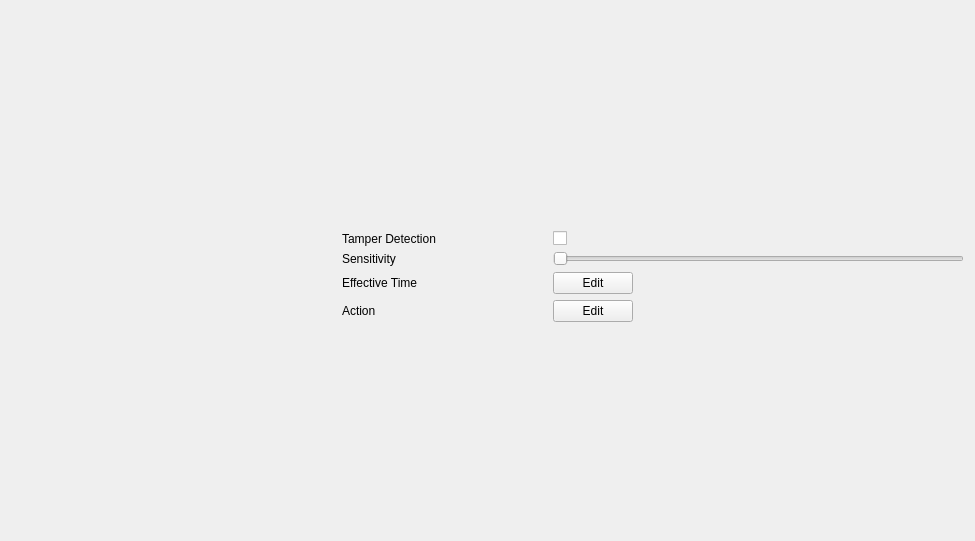
<?xml version="1.0" encoding="UTF-8"?>
<ui version="4.0">
 <class>TamperDetection</class>
 <widget class="QWidget" name="TamperDetection">
  <property name="geometry">
   <rect>
    <x>0</x>
    <y>0</y>
    <width>975</width>
    <height>541</height>
   </rect>
  </property>
  <property name="windowTitle">
   <string>Form</string>
  </property>
  <layout class="QGridLayout" name="gridLayout">
   <property name="spacing">
    <number>20</number>
   </property>
   <item row="0" column="0">
    <widget class="CommonVideo" name="commonVideo" native="true">
     <property name="sizePolicy">
      <sizepolicy hsizetype="Preferred" vsizetype="Preferred">
       <horstretch>1</horstretch>
       <verstretch>0</verstretch>
      </sizepolicy>
     </property>
     <property name="minimumSize">
      <size>
       <width>0</width>
       <height>100</height>
      </size>
     </property>
    </widget>
   </item>
   <item row="0" column="1">
    <widget class="ButtonGroup" name="widget_buttonGroup" native="true">
     <property name="sizePolicy">
      <sizepolicy hsizetype="Expanding" vsizetype="Expanding">
       <horstretch>2</horstretch>
       <verstretch>2</verstretch>
      </sizepolicy>
     </property>
    </widget>
   </item>
   <item row="1" column="1">
    <widget class="QWidget" name="widget_3" native="true">
     <property name="sizePolicy">
      <sizepolicy hsizetype="Expanding" vsizetype="Expanding">
       <horstretch>0</horstretch>
       <verstretch>3</verstretch>
      </sizepolicy>
     </property>
     <layout class="QVBoxLayout" name="verticalLayout">
      <property name="leftMargin">
       <number>0</number>
      </property>
      <property name="topMargin">
       <number>0</number>
      </property>
      <property name="rightMargin">
       <number>0</number>
      </property>
      <property name="bottomMargin">
       <number>0</number>
      </property>
      <item>
       <layout class="QGridLayout" name="gridLayout_2">
        <item row="1" column="0">
         <widget class="QLabel" name="label_sensitivity">
          <property name="text">
           <string>Sensitivity</string>
          </property>
         </widget>
        </item>
        <item row="0" column="1">
         <widget class="QCheckBox" name="checkBoxEnable">
          <property name="sizePolicy">
           <sizepolicy hsizetype="Minimum" vsizetype="Fixed">
            <horstretch>2</horstretch>
            <verstretch>0</verstretch>
           </sizepolicy>
          </property>
          <property name="text">
           <string/>
          </property>
         </widget>
        </item>
        <item row="0" column="0">
         <widget class="QLabel" name="label_tamper">
          <property name="sizePolicy">
           <sizepolicy hsizetype="Preferred" vsizetype="Preferred">
            <horstretch>1</horstretch>
            <verstretch>0</verstretch>
           </sizepolicy>
          </property>
          <property name="text">
           <string>Tamper Detection</string>
          </property>
         </widget>
        </item>
        <item row="2" column="0">
         <widget class="QLabel" name="label_effectiveTime">
          <property name="text">
           <string>Effective Time</string>
          </property>
         </widget>
        </item>
        <item row="3" column="0">
         <widget class="QLabel" name="label_action">
          <property name="text">
           <string>Action</string>
          </property>
         </widget>
        </item>
        <item row="1" column="1">
         <widget class="BaseSlider" name="horizontalSlider_sensitivity">
          <property name="sizePolicy">
           <sizepolicy hsizetype="Expanding" vsizetype="Ignored">
            <horstretch>0</horstretch>
            <verstretch>0</verstretch>
           </sizepolicy>
          </property>
          <property name="orientation">
           <enum>Qt::Horizontal</enum>
          </property>
         </widget>
        </item>
        <item row="2" column="1">
         <widget class="QWidget" name="" native="true">
          <layout class="QHBoxLayout" name="horizontalLayout_3">
           <property name="leftMargin">
            <number>0</number>
           </property>
           <property name="topMargin">
            <number>0</number>
           </property>
           <property name="rightMargin">
            <number>0</number>
           </property>
           <property name="bottomMargin">
            <number>0</number>
           </property>
           <item>
            <widget class="MyPushButton" name="pushButton_editTime">
             <property name="text">
              <string>Edit</string>
             </property>
            </widget>
           </item>
           <item>
            <spacer name="horizontalSpacer_2">
             <property name="orientation">
              <enum>Qt::Horizontal</enum>
             </property>
             <property name="sizeHint" stdset="0">
              <size>
               <width>40</width>
               <height>20</height>
              </size>
             </property>
            </spacer>
           </item>
          </layout>
         </widget>
        </item>
        <item row="3" column="1">
         <widget class="QWidget" name="" native="true">
          <layout class="QHBoxLayout" name="horizontalLayout">
           <property name="leftMargin">
            <number>0</number>
           </property>
           <property name="topMargin">
            <number>0</number>
           </property>
           <property name="rightMargin">
            <number>0</number>
           </property>
           <property name="bottomMargin">
            <number>0</number>
           </property>
           <item>
            <widget class="MyPushButton" name="pushButton_editAction">
             <property name="text">
              <string>Edit</string>
             </property>
            </widget>
           </item>
           <item>
            <spacer name="horizontalSpacer">
             <property name="orientation">
              <enum>Qt::Horizontal</enum>
             </property>
             <property name="sizeHint" stdset="0">
              <size>
               <width>40</width>
               <height>20</height>
              </size>
             </property>
            </spacer>
           </item>
          </layout>
         </widget>
        </item>
       </layout>
      </item>
      <item>
       <spacer name="verticalSpacer_2">
        <property name="orientation">
         <enum>Qt::Vertical</enum>
        </property>
        <property name="sizeHint" stdset="0">
         <size>
          <width>20</width>
          <height>128</height>
         </size>
        </property>
       </spacer>
      </item>
     </layout>
    </widget>
   </item>
  </layout>
  <zorder>widget_3</zorder>
  <zorder>commonVideo</zorder>
  <zorder>widget_buttonGroup</zorder>
 </widget>
 <customwidgets>
  <customwidget>
   <class>MyPushButton</class>
   <extends>QPushButton</extends>
   <header>mypushbutton.h</header>
  </customwidget>
  <customwidget>
   <class>BaseSlider</class>
   <extends>QSlider</extends>
   <header>baseslider.h</header>
   <container>1</container>
  </customwidget>
  <customwidget>
   <class>CommonVideo</class>
   <extends>QWidget</extends>
   <header>commonvideo.h</header>
   <container>1</container>
  </customwidget>
  <customwidget>
   <class>ButtonGroup</class>
   <extends>QWidget</extends>
   <header>buttongroup.h</header>
   <container>1</container>
  </customwidget>
 </customwidgets>
 <resources/>
 <connections/>
</ui>
